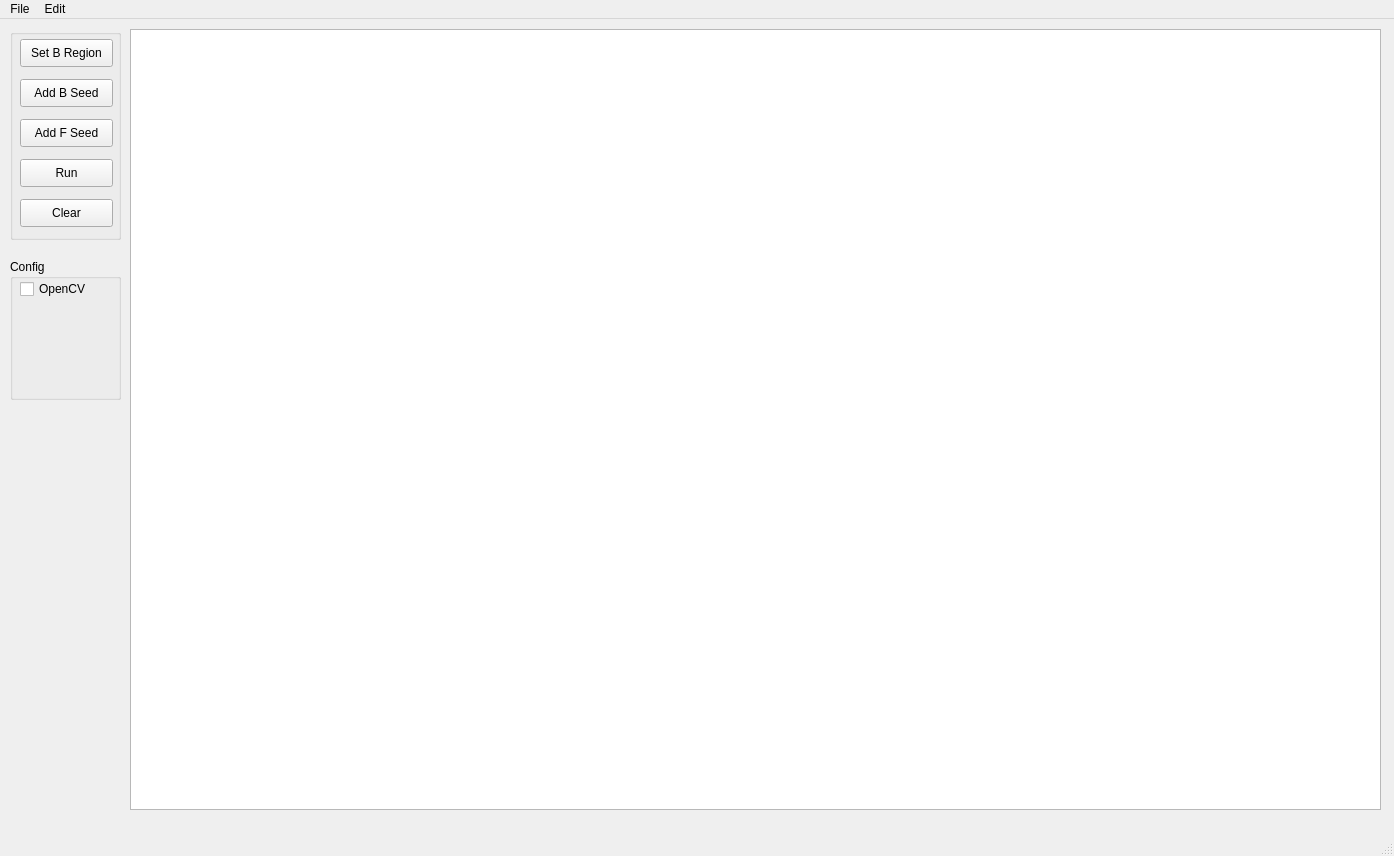
<?xml version="1.0" encoding="UTF-8"?>
<ui version="4.0">
 <class>MainWindow</class>
 <widget class="QMainWindow" name="MainWindow">
  <property name="geometry">
   <rect>
    <x>0</x>
    <y>0</y>
    <width>1394</width>
    <height>856</height>
   </rect>
  </property>
  <property name="windowTitle">
   <string>GrabCut</string>
  </property>
  <widget class="QWidget" name="centralwidget">
   <widget class="QGraphicsView" name="graphicsView">
    <property name="geometry">
     <rect>
      <x>130</x>
      <y>10</y>
      <width>1251</width>
      <height>781</height>
     </rect>
    </property>
    <property name="mouseTracking">
     <bool>true</bool>
    </property>
   </widget>
   <widget class="QGroupBox" name="groupBox">
    <property name="geometry">
     <rect>
      <x>10</x>
      <y>10</y>
      <width>111</width>
      <height>211</height>
     </rect>
    </property>
    <property name="title">
     <string/>
    </property>
    <widget class="QPushButton" name="setBackgroundRegionButton">
     <property name="geometry">
      <rect>
       <x>10</x>
       <y>10</y>
       <width>93</width>
       <height>28</height>
      </rect>
     </property>
     <property name="text">
      <string>Set B Region</string>
     </property>
    </widget>
    <widget class="QPushButton" name="addBackgroundSeedButton">
     <property name="geometry">
      <rect>
       <x>10</x>
       <y>50</y>
       <width>93</width>
       <height>28</height>
      </rect>
     </property>
     <property name="text">
      <string>Add B Seed</string>
     </property>
    </widget>
    <widget class="QPushButton" name="addForegroundSeedButton">
     <property name="geometry">
      <rect>
       <x>10</x>
       <y>90</y>
       <width>93</width>
       <height>28</height>
      </rect>
     </property>
     <property name="text">
      <string>Add F Seed</string>
     </property>
    </widget>
    <widget class="QPushButton" name="clearInputButton">
     <property name="geometry">
      <rect>
       <x>10</x>
       <y>170</y>
       <width>93</width>
       <height>28</height>
      </rect>
     </property>
     <property name="text">
      <string>Clear</string>
     </property>
    </widget>
    <widget class="QPushButton" name="runButton">
     <property name="geometry">
      <rect>
       <x>10</x>
       <y>130</y>
       <width>93</width>
       <height>28</height>
      </rect>
     </property>
     <property name="text">
      <string>Run</string>
     </property>
    </widget>
   </widget>
   <widget class="QGroupBox" name="groupBox_2">
    <property name="geometry">
     <rect>
      <x>10</x>
      <y>240</y>
      <width>111</width>
      <height>141</height>
     </rect>
    </property>
    <property name="title">
     <string>Config</string>
    </property>
    <widget class="QCheckBox" name="checkBox">
     <property name="geometry">
      <rect>
       <x>10</x>
       <y>20</y>
       <width>81</width>
       <height>20</height>
      </rect>
     </property>
     <property name="text">
      <string>OpenCV</string>
     </property>
    </widget>
    <widget class="QLabel" name="label">
     <property name="geometry">
      <rect>
       <x>20</x>
       <y>50</y>
       <width>55</width>
       <height>16</height>
      </rect>
     </property>
     <property name="text">
      <string/>
     </property>
    </widget>
   </widget>
  </widget>
  <widget class="QMenuBar" name="menubar">
   <property name="geometry">
    <rect>
     <x>0</x>
     <y>0</y>
     <width>1394</width>
     <height>26</height>
    </rect>
   </property>
   <widget class="QMenu" name="menuFile">
    <property name="title">
     <string>File</string>
    </property>
    <addaction name="actionOpen_Image"/>
    <addaction name="actionSave_Image"/>
   </widget>
   <widget class="QMenu" name="menuEdit">
    <property name="title">
     <string>Edit</string>
    </property>
    <addaction name="actionSet_Background_Region"/>
    <addaction name="actionAdd_Background_Seed"/>
    <addaction name="actionAdd_Foreground_Seed"/>
    <addaction name="actionClear_Input"/>
   </widget>
   <addaction name="menuFile"/>
   <addaction name="menuEdit"/>
  </widget>
  <widget class="QStatusBar" name="statusbar">
   <property name="statusTip">
    <string/>
   </property>
  </widget>
  <action name="actionOpen_Image">
   <property name="text">
    <string>Open..</string>
   </property>
   <property name="shortcut">
    <string>Ctrl+O</string>
   </property>
  </action>
  <action name="actionSave_Image">
   <property name="text">
    <string>Save as..</string>
   </property>
   <property name="shortcut">
    <string>Ctrl+S</string>
   </property>
  </action>
  <action name="actionQuit">
   <property name="text">
    <string>Quit</string>
   </property>
   <property name="shortcut">
    <string>Ctrl+Q</string>
   </property>
  </action>
  <action name="actionSet_Background_Region">
   <property name="text">
    <string>Set Background Region</string>
   </property>
   <property name="shortcut">
    <string>Ctrl+R</string>
   </property>
  </action>
  <action name="actionAdd_Background_Seed">
   <property name="text">
    <string>Add Background Seed</string>
   </property>
   <property name="shortcut">
    <string>Ctrl+B</string>
   </property>
  </action>
  <action name="actionAdd_Foreground_Seed">
   <property name="text">
    <string>Add Foreground Seed</string>
   </property>
   <property name="shortcut">
    <string>Ctrl+F</string>
   </property>
  </action>
  <action name="actionClear_Input">
   <property name="text">
    <string>Clear Input</string>
   </property>
   <property name="shortcut">
    <string>Ctrl+K</string>
   </property>
  </action>
  <action name="actionGMMs_Components">
   <property name="text">
    <string>GMMs Components</string>
   </property>
  </action>
 </widget>
 <resources/>
 <connections/>
</ui>
